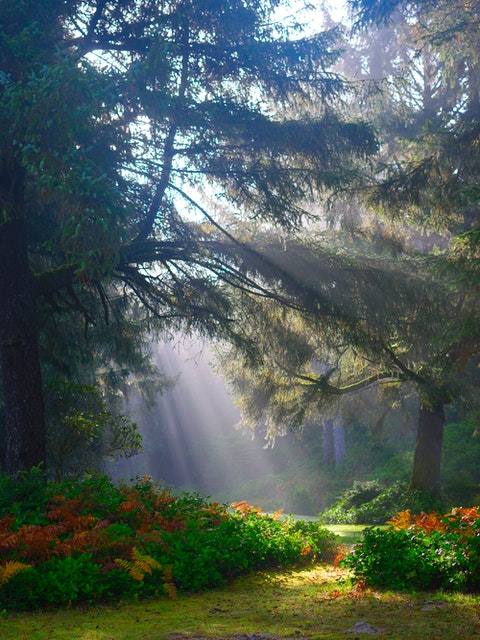
#> input picture img.jpg, 480 x 640 px
$ python example.py
#> lines starting #> are read from the running program, lines starting #| are printed output that depends on the picture
import cv2

original = cv2.imread("img.jpg")
#> original is the input picture: shape (640, 480, 3); mean B, G, R 89.3, 94.5, 80.7
cropping = original[14:240, 50:350]
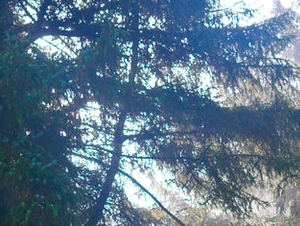
#> cropping: shape (226, 300, 3); mean B, G, R 140.9, 120.8, 95.7
resizing = cv2.resize(original, (200, 200))
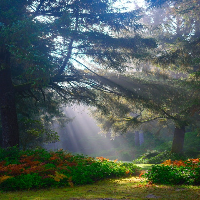
#> resizing: shape (200, 200, 3); mean B, G, R 89.2, 94.4, 80.5

cv2.imwrite("cropped.jpg", cropping)
cv2.imwrite("resizing.jpg", resizing)
